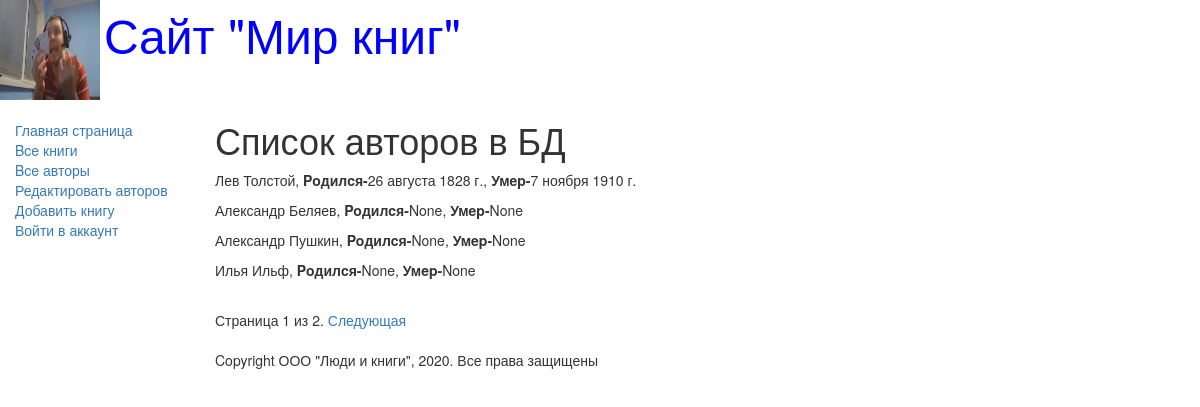
Screenshot of /authors/ with the database file from the repository.
### catalog/models.py (models this page shows, shortened)
class Autor(models.Model):
    name = models.CharField(max_length=100,
                            help_text="Введите имя автора",
                            verbose_name="Имя автора")
    last_name = models.CharField(max_length=100,
                                 help_text="Введиите фамилию автра",
                                 verbose_name="Фамилия автора")
    date_of_birth = models.DateField(
        help_text="Введите дату рождения",
        verbose_name="Дата рождения",
        null=True, blank=True
    )
    date_of_death = models.DateField(
        help_text="Введите дату смерти",
        verbose_name="Дата смерти",
        null=True, blank=True
    )

### catalog/views.py (the view)
# urls.py: re_path(r'^authors/$', views.AuthorsListView.as_view(), name='authors'),
class AuthorsListView(generic.ListView):
    model = Autor
    paginate_by = 4

### templates/catalog/autor_list.html
{% extends "base_generic.html" %}
{% block content %}
    <h1>Список авторов в БД</h1>
    {% if autor_list %}
        {% for autor in autor_list.all %}
        <p>{{ autor.name }} {{ autor.last_name }},
        <strong>Poдилcя-</strong>{{ autor.date_of_birth }},
        <strong>Умep-</strong>{{ autor.date_of_death }}</p>
        {% endfor %}
    {% else %}
        <p>В бызе данных нет авторов</p>
    {% endif %}
{% endblock content %}

### templates/base_generic.html (shortened to what this page needs)
<!DOCTYPE html>
<html lang="ru">
<head>
    <link rel="stylesheet" href="https://maxcdn.bootstrapcdn.com/bootstrap/3.3.7/css/bootstrap.min.css">
    {% load static %}
    <link rel="stylesheet" href="{% static 'css/styles.css' %}">
    {% block head %}
        <img src="{% static 'images/logotip.jpg' %}" style="width: 100px; height: 100px;" align="absmiddle">
        <font size=7, color="blue">Сайт "Мир книг"</font>
    {% endblock head %}
</head>
<body>
    <div class="container-fluid">
        <div class="row">
            <div class="col-sm-2">
                {% block sidebar %}
                <ul class="sidebar-nav">
                    <li><a href="{% url 'index' %}">Главная страница</a></li>
                    <li><a href="{% url 'books' %}">Bce книги</a></li>
                    <li><a href="{% url 'authors' %}">Bce авторы</a></li>
                    <li><a href="{% url 'authors_add' %}">Редактировать авторов</a></li>
                    <li><a href="{% url 'books_create' %}">Добавить книгу</a></li>
                    {% if user.is_authenticated %}
                        <li>{{ user.get_username }}</li>
                        <li><a href="{% url 'logout' %}?next={{request.path}}">Выйти из аккаунта</a></li>
                        <li><a href="{% url 'my-borrowed' %}">Мои книги</a></li>
                    {% else %}
                        <li><a href="{% url 'login' %}?next={{request.path}}">Войти в аккаунт</a></li>
                    {% endif %}
                </ul>
                {% endblock sidebar %}
            </div>
            <div class="col-sm-10">
                {% block content %}{% endblock content %}
                {% block pagination %}
                    {% if is_paginated %}
                        <div class="pagination">
                            <span class="oage-links">
                                <span class="page-current">
                                    Страница {{ page_obj.number }} из {{ page_obj.paginator.num_pages }}.
                                </span>
                                {% if page_obj.has_next %}
                                    <a href="{{ request.path }}?page={{page_obj.next_page_number }}">Следующая</a>
                                {% endif %}
                            </span>
                        </div>
                    {% endif %}
                {% endblock pagination %}
                {% block footer %}
                    {% block copyright %}
                        <p>Copyright ООО "Люди и книги", 2020. Все права защищены</p>
                    {% endblock copyright %}
                {% endblock footer %}
            </div>
        </div>
    </div>
</body>
</html>

### static/css/styles.css (style rules this page uses)
.sidebar-nav { margin-top: 20px; padding: 0; list-style: none; }

### rows the page displays
Autor: name "Лев", last_name "Толстой", date_of_birth "26 августа 1828 г.", date_of_death "7 ноября 1910 г."
Autor: name "Александр", last_name "Беляев", date_of_birth "None", date_of_death "None"
Autor: name "Александр", last_name "Пушкин", date_of_birth "None", date_of_death "None"
Autor: name "Илья", last_name "Ильф", date_of_birth "None", date_of_death "None"

### other values shown
{{ page_obj.number }} "1"
{{ page_obj.paginator.num_pages }} "2"
